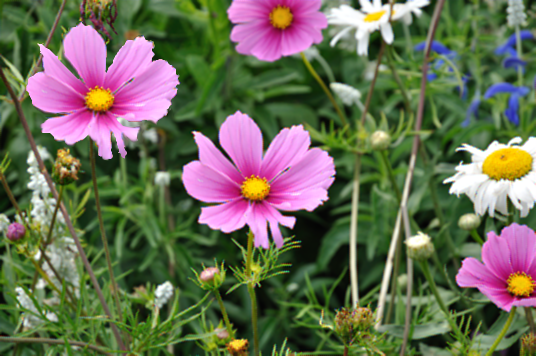
%> input picture flowers-tampered.tiff, 536 x 356 px
$ octave --eval "result = sift(imread('flowers-tampered.tiff'));"   (GNU Octave 9; MATLAB toolbox functions it lacks are replaced by stand-ins)
%> lines starting %> are read from the running program, lines starting %| are printed output that depends on the picture
function [Locations, feature] = sift(img)
tic
row=256;
colum=256;
%img=imread('lenna.jpg');
img=imresize(img,[row,colum]);
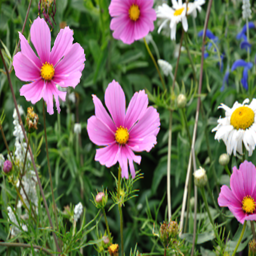
%> img: size 256x256x3 uint8; mean R, G, B 106.8, 108.5, 85.4
img=rgb2gray(img);
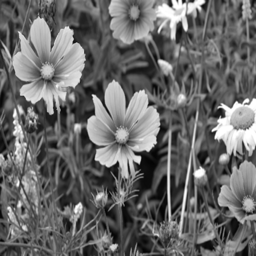
%> img: size 256x256 uint8; min 1, max 255, mean 105.3
% img=histeq(img);
img=im2double(img);
%> img: size 256x256 double
origin=img;
% img=medfilt2(img);
toc
%% Scale-Space Extrema Detection
tic
% original sigma and the number of actave can be modified. the larger
% sigma0, the more quickly-smooth images
sigma0=sqrt(2);
octave=3;%6*sigma*k^(octave*level)<=min(m,n)/(2^(octave-2))
level=3;
D=cell(1,octave);
for i=1:octave
D(i)=mat2cell(zeros(row*2^(2-i)+2,colum*2^(2-i)+2,level),row*2^(2-i)+2,colum*2^(2-i)+2,level);
end
% first image in first octave is created by interpolating the original one.
temp_img=kron(img,ones(2));
temp_img=padarray(temp_img,[1,1],'replicate');
figure(2)
subplot(1,2,1);
imshow(origin)
%create the DoG pyramid.
for i=1:octave
    temp_D=D{i};
    for j=1:level
        scale=sigma0*sqrt(2)^(1/level)^((i-1)*level+j);
        p=(level)*(i-1);
        figure(1);
        subplot(octave,level,p+j);
        f=fspecial('gaussian',[1,floor(6*scale)],scale);
        L1=temp_img;
        if(i==1&&j==1)
        L2=conv2(temp_img,f,'same');
        L2=conv2(L2,f','same');
        temp_D(:,:,j)=L2-L1;
        imshow(uint8(255 * mat2gray(temp_D(:,:,j))));
        L1=L2;
        else
        L2=conv2(temp_img,f,'same');
        L2=conv2(L2,f','same');
        temp_D(:,:,j)=L2-L1;
        L1=L2;
        if(j==level)
            temp_img=L1(2:end-1,2:end-1);
        end
        imshow(uint8(255 * mat2gray(temp_D(:,:,j))));
        end
    end
    D{i}=temp_D;
    temp_img=temp_img(1:2:end,1:2:end);
    temp_img=padarray(temp_img,[1,1],'both','replicate');
end
%> this loop made 3 passes
%> pass 1, in sift, `for j=1:level scale=sigma0*sqrt(2)^(1/level)^((i-1)*level+j); p=(level..`:
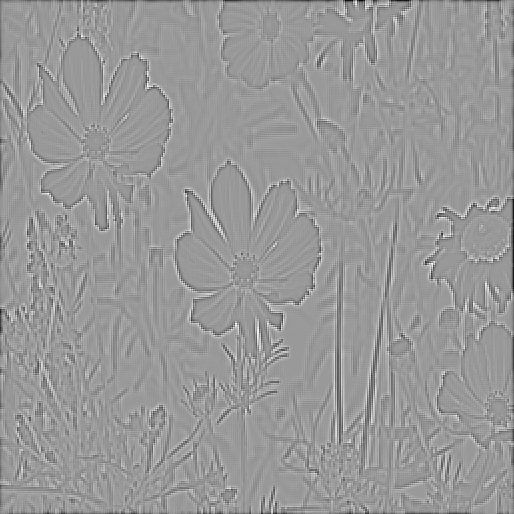
%> displayed picture: size 514x514, on the screen's scale of 0 to 255; min 0, max 255, mean 152
%> after the loop:
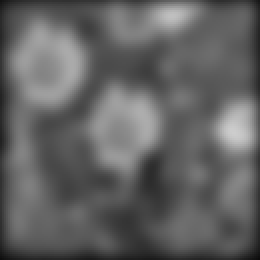
%> L2: size 130x130 double (shown 2 times larger); min 0.0495, max 0.805, mean 0.388
%> after the loop:
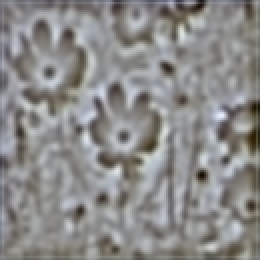
%> temp_D: size 130x130x3 double (shown 2 times larger); mean R, G, B -0.012, -0.0138, -0.0159; drawn with min black and max white
%> after the loop, D = 3 items
toc
%% Keypoint Localistaion
% search each pixel in the DoG map to find the extreme point
tic
interval=level-1;
number=0;
for i=2:octave+1
    number=number+(2^(i-octave)*colum)*(2*row)*interval;
end
extrema=zeros(1,4*number);
flag=1;
for i=1:octave
    [m,n,~]=size(D{i});
    m=m-2;
    n=n-2;
    volume=m*n/(4^(i-1));
    for k=2:interval
        for j=1:volume
            % starter=D{i}(x+1,y+1,k);
            x=ceil(j/n);
            y=mod(j-1,m)+1;
            sub=D{i}(x:x+2,y:y+2,k-1:k+1);
            large=max(max(max(sub)));
            little=min(min(min(sub)));
            if(large==D{i}(x+1,y+1,k))
                temp=[i,k,j,1];
                extrema(flag:(flag+3))=temp;
                flag=flag+4;
            end
            if(little==D{i}(x+1,y+1,k))
                temp=[i,k,j,-1];
                extrema(flag:(flag+3))=temp;
                flag=flag+4;
            end
        end
    end
end
%> this loop made 3 passes
%> (m, n, volume) on passes 1 to 3: (512, 512, 262144), (256, 256, 16384), (128, 128, 1024)
%> after the loop, flag = 75477; temp = [3 2 708 -1]
idx= extrema==0;
%> idx = 3670016 logical values, 3594540 true
extrema(idx)=[];
toc
[m,n]=size(img);
%> m = 256; n = 256
x=floor((extrema(3:4:end)-1)./(n./(2.^(extrema(1:4:end)-2))))+1;
y=mod((extrema(3:4:end)-1),m./(2.^(extrema(1:4:end)-2)))+1;
ry=y./2.^(octave-1-extrema(1:4:end));
rx=x./2.^(octave-1-extrema(1:4:end));
figure(2)
subplot(1,2,2);
imshow(origin)
hold on
plot(ry,rx,'r+');
%% accurate keypoint localization
%eliminate the point with low contrast or poorly localised on an edge
% x:|,y:-- x is for vertial and y is for horizontal
% value comes from the paper.
tic
threshold=0.1;
r=10;
extr_volume=length(extrema)/4;
%> extr_volume = 18869
[m,n]=size(img);
secondorder_x=conv2([-1,1;-1,1],[-1,1;-1,1]);
secondorder_y=conv2([-1,-1;1,1],[-1,-1;1,1]);
for i=1:octave
    for j=1:level
        test=D{i}(:,:,j);
        temp=-1./conv2(test,secondorder_y,'same').*conv2(test,[-1,-1;1,1],'same');
        D{i}(:,:,j)=temp.*conv2(test',[-1,-1;1,1],'same')*0.5+test;
    end
end
for i=1:extr_volume
    x=floor((extrema(4*(i-1)+3)-1)/(n/(2^(extrema(4*(i-1)+1)-2))))+1;
    y=mod((extrema(4*(i-1)+3)-1),m/(2^(extrema(4*(i-1)+1)-2)))+1;
    rx=x+1;
    ry=y+1;
    rz=extrema(4*(i-1)+2);
    z=D{extrema(4*(i-1)+1)}(rx,ry,rz);
    if(abs(z)<threshold)
        extrema(4*(i-1)+4)=0;
    end
end
%> this loop made 18869 passes
%> (x, y, rx, ry, z) on passes 1 to 3: (2, 37, 3, 38, 0.0313), (2, 88, 3, 89, 0.0506), (2, 222, 3, 223, 0.195)
idx=find(extrema==0);
%> idx = 16806 values from 4 to 75476
idx=[idx,idx-1,idx-2,idx-3];
extrema(idx)=[];
extr_volume=length(extrema)/4;
%> extr_volume = 2063
x=floor((extrema(3:4:end)-1)./(n./(2.^(extrema(1:4:end)-2))))+1;
%> x = 2063 values, max 511 at index 2000, min 2 at index 1, mean 274.1
y=mod((extrema(3:4:end)-1),m./(2.^(extrema(1:4:end)-2)))+1;
%> y = 2063 values, max 510 at index 733, min 2 at index 283, mean 254.5
ry=y./2.^(octave-1-extrema(1:4:end));
%> ry = 2063 values, max 255 at index 733, min 1 at index 283, mean 129.2
rx=x./2.^(octave-1-extrema(1:4:end));
%> rx = 2063 values, max 255.5 at index 2000, min 1 at index 1, mean 137.4
figure(2)
subplot(2,2,3);
imshow(origin)
hold on
plot(ry,rx,'g+');
for i=1:extr_volume
    x=floor((extrema(4*(i-1)+3)-1)/(n/(2^(extrema(4*(i-1)+1)-2))))+1;
    y=mod((extrema(4*(i-1)+3)-1),m/(2^(extrema(4*(i-1)+1)-2)))+1;
    rx=x+1;
    ry=y+1;
    rz=extrema(4*(i-1)+2);
        Dxx=D{extrema(4*(i-1)+1)}(rx-1,ry,rz)+D{extrema(4*(i-1)+1)}(rx+1,ry,rz)-2*D{extrema(4*(i-1)+1)}(rx,ry,rz);
        Dyy=D{extrema(4*(i-1)+1)}(rx,ry-1,rz)+D{extrema(4*(i-1)+1)}(rx,ry+1,rz)-2*D{extrema(4*(i-1)+1)}(rx,ry,rz);
        Dxy=D{extrema(4*(i-1)+1)}(rx-1,ry-1,rz)+D{extrema(4*(i-1)+1)}(rx+1,ry+1,rz)-D{extrema(4*(i-1)+1)}(rx-1,ry+1,rz)-D{extrema(4*(i-1)+1)}(rx+1,ry-1,rz);
        deter=Dxx*Dyy-Dxy*Dxy;
        R=(Dxx+Dyy)/deter;
        R_threshold=(r+1)^2/r;
        if(deter<0||R>R_threshold)
            extrema(4*(i-1)+4)=0;
        end

end
%> this loop made 2063 passes
%> (x, y, rx, ry, Dxx, Dyy, Dxy, deter) on passes 1 to 3: (2, 222, 3, 223, -0.0522, -0.316, 0.0147, 0.0163), (2, 390, 3, 391, -0.151, -0.336, 0.18, 0.018), (2, 418, 3, 419, -0.0316, -0.218, 0.0334, 0.00579)
idx=find(extrema==0);
idx=[idx,idx-1,idx-2,idx-3];
extrema(idx)=[];
extr_volume=length(extrema)/4;
x=floor((extrema(3:4:end)-1)./(n./(2.^(extrema(1:4:end)-2))))+1;
y=mod((extrema(3:4:end)-1),m./(2.^(extrema(1:4:end)-2)))+1;
ry=y./2.^(octave-1-extrema(1:4:end));
rx=x./2.^(octave-1-extrema(1:4:end));
Locations = [rx; ry];
Locations = Locations';
figure(2)
subplot(2,2,4);
imshow(origin)
hold on
plot(ry,rx,'b+');
toc
%% Orientation Assignment(Multiple orientations assignment)
tic
kpori=zeros(1,36*extr_volume);
minor=zeros(1,36*extr_volume);
f=1;
flag=1;
for i=1:extr_volume
    %search in the certain scale
    scale=sigma0*sqrt(2)^(1/level)^((extrema(4*(i-1)+1)-1)*level+(extrema(4*(i-1)+2)));
    width=2*round(3*1.5*scale);
    count=1;
    x=floor((extrema(4*(i-1)+3)-1)/(n/(2^(extrema(4*(i-1)+1)-2))))+1;
    y=mod((extrema(4*(i-1)+3)-1),m/(2^(extrema(4*(i-1)+1)-2)))+1;
    %make sure the point in the searchable area
    if(x>(width/2)&&y>(width/2)&&x<(m/2^(extrema(4*(i-1)+1)-2)-width/2-2)&&y<(n/2^(extrema(4*(i-1)+1)-2)-width/2-2))
        rx=x+1;
        ry=y+1;
        rz=extrema(4*(i-1)+2);
        reg_volume=width*width;%3? thereom
        % make weight matrix
        weight=fspecial('gaussian',width,1.5*scale);
        %calculate region pixels' magnitude and region orientation
        reg_mag=zeros(1,count);
        reg_theta=zeros(1,count);
    for l=(rx-width/2):(rx+width/2-1)
        for k=(ry-width/2):(ry+width/2-1)
            reg_mag(count)=sqrt((D{extrema(4*(i-1)+1)}(l+1,k,rz)-D{extrema(4*(i-1)+1)}(l-1,k,rz))^2+(D{extrema(4*(i-1)+1)}(l,k+1,rz)-D{extrema(4*(i-1)+1)}(l,k-1,rz))^2);
            reg_theta(count)=atan2((D{extrema(4*(i-1)+1)}(l,k+1,rz)-D{extrema(4*(i-1)+1)}(l,k-1,rz)),(D{extrema(4*(i-1)+1)}(l+1,k,rz)-D{extrema(4*(i-1)+1)}(l-1,k,rz)))*(180/pi);
            count=count+1;
        end
    end
    %make histogram
    mag_counts=zeros(1,36);
    for x=0:10:359
        mag_count=0;
       for j=1:reg_volume
           c1=-180+x;
           c2=-171+x;
           if(c1<0||c2<0)
           if(abs(reg_theta(j))<abs(c1)&&abs(reg_theta(j))>=abs(c2))
               mag_count=mag_count+reg_mag(j)*weight(ceil(j/width),mod(j-1,width)+1);
           end
           else
               if(abs(reg_theta(j)>abs(c1)&&abs(reg_theta(j)<=abs(c2))))
                   mag_count=mag_count+reg_mag(j)*weight(ceil(j/width),mod(j-1,width)+1);
               end
           end
       end
          mag_counts(x/10+1)=mag_count;
    end
    % find the max histogram bar and the ones higher than 80% max
    [maxvm,~]=max(mag_counts);
     kori=find(mag_counts>=(0.8*maxvm));
     kori=(kori*10+(kori-1)*10)./2-180;
     kpori(f:(f+length(kori)-1))=kori;
     f=f+length(kori);
     temp_extrema=[extrema(4*(i-1)+1),extrema(4*(i-1)+2),extrema(4*(i-1)+3),extrema(4*(i-1)+4)];
     temp_extrema=padarray(temp_extrema,[0,length(temp_extrema)*(length(kori)-1)],'post','circular');
     long=length(temp_extrema);
     minor(flag:flag+long-1)=temp_extrema;
     flag=flag+long;
    end
end
idx= minor==0;
minor(idx)=[];
extrema=minor;
% delete unsearchable points and add minor orientation points
idx= kpori==0;
kpori(idx)=[];
extr_volume=length(extrema)/4;
toc
%% keypoint descriptor
tic
d=4;% In David G. Lowe experiment,divide the area into 4*4.
pixel=4;
feature=zeros(d*d*8,extr_volume);
for i=1:extr_volume
    descriptor=zeros(1,d*d*8);% feature dimension is 128=4*4*8;
    width=d*pixel;
    %x,y centeral point and prepare for location rotation
    x=floor((extrema(4*(i-1)+3)-1)/(n/(2^(extrema(4*(i-1)+1)-2))))+1;
    y=mod((extrema(4*(i-1)+3)-1),m/(2^(extrema(4*(i-1)+1)-2)))+1;
    z=extrema(4*(i-1)+2);
        if((m/2^(extrema(4*(i-1)+1)-2)-pixel*d*sqrt(2)/2)>x&&x>(pixel*d/2*sqrt(2))&&(n/2^(extrema(4*(i-1)+1)-2)-pixel*d/2*sqrt(2))>y&&y>(pixel*d/2*sqrt(2)))
        sub_x=(x-d*pixel/2+1):(x+d*pixel/2);
        sub_y=(y-d*pixel/2+1):(y+d*pixel/2);
        sub=zeros(2,length(sub_x)*length(sub_y));
        j=1;
        for p=1:length(sub_x)
            for q=1:length(sub_y)
                sub(:,j)=[sub_x(p)-x;sub_y(q)-y];
                j=j+1;
            end
        end
        distort=[cos(pi*kpori(i)/180),-sin(pi*kpori(i)/180);sin(pi*kpori(i)/180),cos(pi*kpori(i)/180)];
    %accordinate after distort
        sub_dis=distort*sub;
        fix_sub=ceil(sub_dis);
        fix_sub=[fix_sub(1,:)+x;fix_sub(2,:)+y];
        patch=zeros(1,width*width);
        for p=1:length(fix_sub)
        patch(p)=D{extrema(4*(i-1)+1)}(fix_sub(1,p),fix_sub(2,p),z);
        end
        temp_D=(reshape(patch,[width,width]))';
        %create weight matrix.
        mag_sub=temp_D;
        temp_D=padarray(temp_D,[1,1],'replicate','both');
        weight=fspecial('gaussian',width,width/1.5);
        mag_sub=weight.*mag_sub;
        theta_sub=atan((temp_D(2:end-1,3:1:end)-temp_D(2:end-1,1:1:end-2))./(temp_D(3:1:end,2:1:end-1)-temp_D(1:1:end-2,2:1:end-1)))*(180/pi);
        % create orientation histogram
        for area=1:d*d
        cover=pixel*pixel;
        ori=zeros(1,cover);
        magcounts=zeros(1,8);
        for angle=0:45:359
          magcount=0;
          for p=1:cover;
              x=(floor((p-1)/pixel)+1)+pixel*floor((area-1)/d);
              y=mod(p-1,pixel)+1+pixel*(mod(area-1,d));
              c1=-180+angle;
              c2=-180+45+angle;
              if(c1<0||c2<0)
                  if (abs(theta_sub(x,y))<abs(c1)&&abs(theta_sub(x,y))>=abs(c2))

                      ori(p)=(c1+c2)/2;
                      magcount=magcount+mag_sub(x,y);
                  end
              else
                  if(abs(theta_sub(x,y))>abs(c1)&&abs(theta_sub(x,y))<=abs(c2))
                      ori(p)=(c1+c2)/2;
                      magcount=magcount+mag_sub(x,y);
                  end
              end
          end
          magcounts(angle/45+1)=magcount;
        end
        descriptor((area-1)*8+1:area*8)=magcounts;
        end
        descriptor=normr(descriptor);
        % cap 0.2
        for j=1:numel(descriptor)
            if(abs(descriptor(j))>0.2)
            descriptor(j)=0.2;
            end
        end
        descriptor=normr(descriptor);
        else
            continue;
        end
        feature(:,i)=descriptor';
end
index=find(sum(feature));
feature=feature(:,index);
end
%> (the run ends here)
